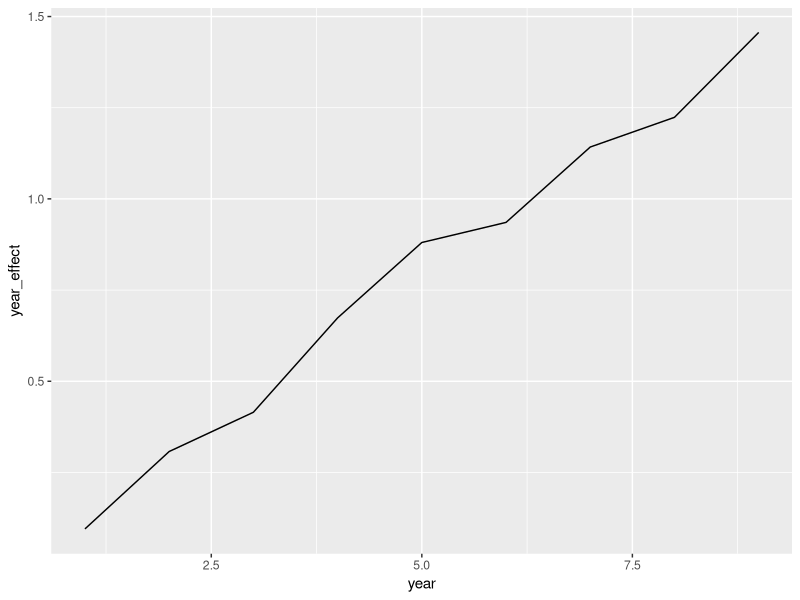
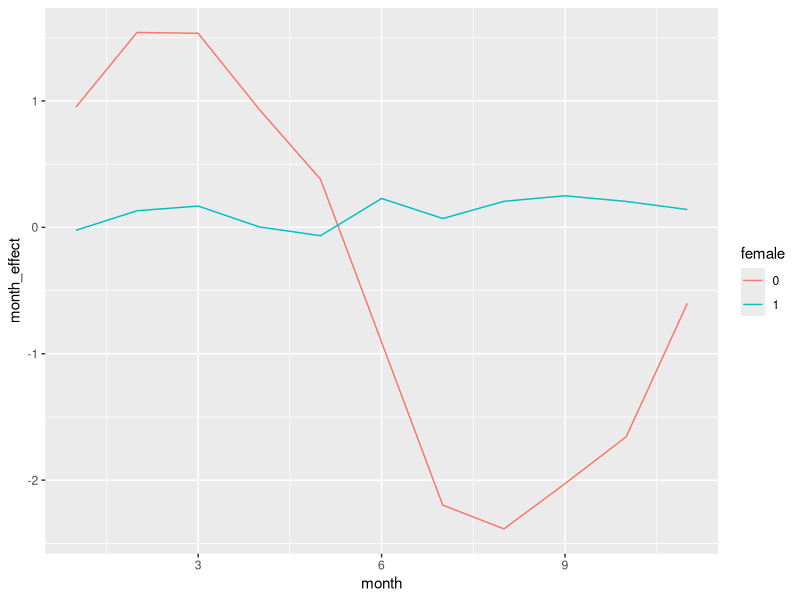
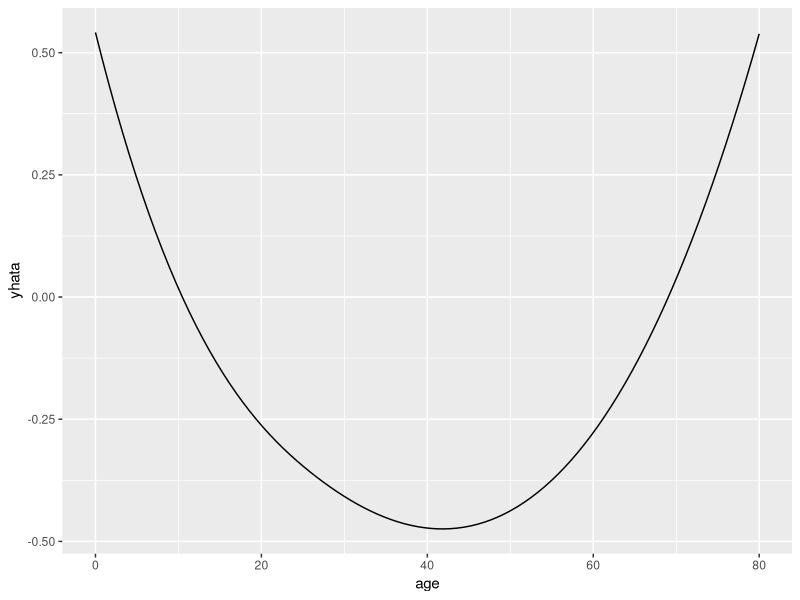

The R source for these figures, in order:
library(dplyr)
library(splines)
library(purrr)
library(ggplot2)
library(stringr)

# Generate different types of covariates.
n = 2000
d = seq(0, 9.9, length.out=n)
month = floor((d * 12) %% 12)
year = floor(d)
female = as.integer(runif(n, 0, 1) < 1/2)
age = runif(n, 0, 80)

# Generate an outcome. The mean structure is log-linear, with a month x female
# interaction.
monthx = sin(2*pi*d)
yearx = d / 3
logey = -1 + monthx + 0.5*yearx - monthx*(2*female-1) + ((age - 40) / 40)**2
ey = exp(logey)
y = rpois(lambda=ey, n=n)

df = data.frame(month=month, year=year, female=female, age=age, y=y)
df$month = as.factor(df$month)
df$year = as.factor(df$year)

# Fit three Poisson models and compare using AIC.
m1 = glm(y ~ month + year + female + bs(age, 5), family=poisson(), data=df)
m2 = glm(y ~ month*female + year + bs(age, 5), family=poisson(), data=df)
m3 = glm(y ~ (month + year)*female + bs(age, 5), family=poisson(), data=df)
mm = list(m1, m2, m3)
cat("AIC of three Poisson models:\n")
cat(map_dbl(mm, AIC))
cat("\n\n")

# Fit three quasi-Poisson models and consider their scale (dispersion) parameters.
# Note that the correct model (or models that contain it) have scale parameters close to 1.
qm1 = glm(y ~ month + year + female + bs(age, 5), family=quasipoisson(), data=df)
qm2 = glm(y ~ month*female + year + bs(age, 5), family=quasipoisson(), data=df)
qm3 = glm(y ~ (month + year)*female + bs(age, 5), family=quasipoisson(), data=df)
qm = list(qm1, qm2, qm3)
scales = map_dbl(qm, function(x)summary(x)$dispersion)
cat("Scale parameters:\n")
cat(scales)
cat("\n\n")

# Compare the three quasi-GLM models using the quasi-AIC (QAIC).
s = scales[3] # Scale of the parent model
llf = map_dbl(mm, function(m)as.numeric(logLik(m)))
degf = map_dbl(qm, function(m)length(coef(m)))
cat("QAIC for three quasi-Poisson models:\n")
qaic = -2*llf/s + 2*degf
cat(qaic)
cat("\n\n")

pdf("basic_regression.pdf")

# Plot the year effects, note that these are relative to the reference
# year.
p2 = coef(m2)
ii = str_detect(names(p2), "year")
dp = data.frame(year_effect=p2[ii], year=seq(sum(ii)))
p = ggplot(dp, aes(x=year, y=year_effect)) + geom_line()
print(p)

# Plot the month effects for females and males, note that these are relative
# to the reference month.
i1 = str_detect(names(p2), "month[0-9]*$")
i2 = str_detect(names(p2), "month[0-9]*:")
dp1 = data.frame(female=0, month_effect=p2[i1], month=seq(sum(i1)))
dp2 = data.frame(female=1, month_effect=p2[i1]+p2[i2], month=seq(sum(i2)))
dp = rbind(dp1, dp2)
dp$female = as.factor(dp$female)
p = ggplot(dp, aes(x=month, y=month_effect, color=female)) + geom_line()
print(p)

# Plot the age effects
dfx = df[1:100, ]
dfx$age = levels(df$year)[1]
dfx$month = levels(df$month)[1]
dfx$female = 0
dfx$age = seq(0, 80, length.out=100)
df$w = 1
dfx$w = 0
dfz = rbind(df, dfx)
qm2x = glm(y ~ month*female + year + bs(age, 5), family=quasipoisson(), weight=w, data=dfz)
yhat = predict(qm2x)
yhata = yhat[(length(yhat)-99):length(yhat)]
dp = data.frame(yhat=yhata, age=dfx$age)
p = ggplot(dp, aes(x=age, y=yhata)) + geom_line()
print(p)

dev.off()